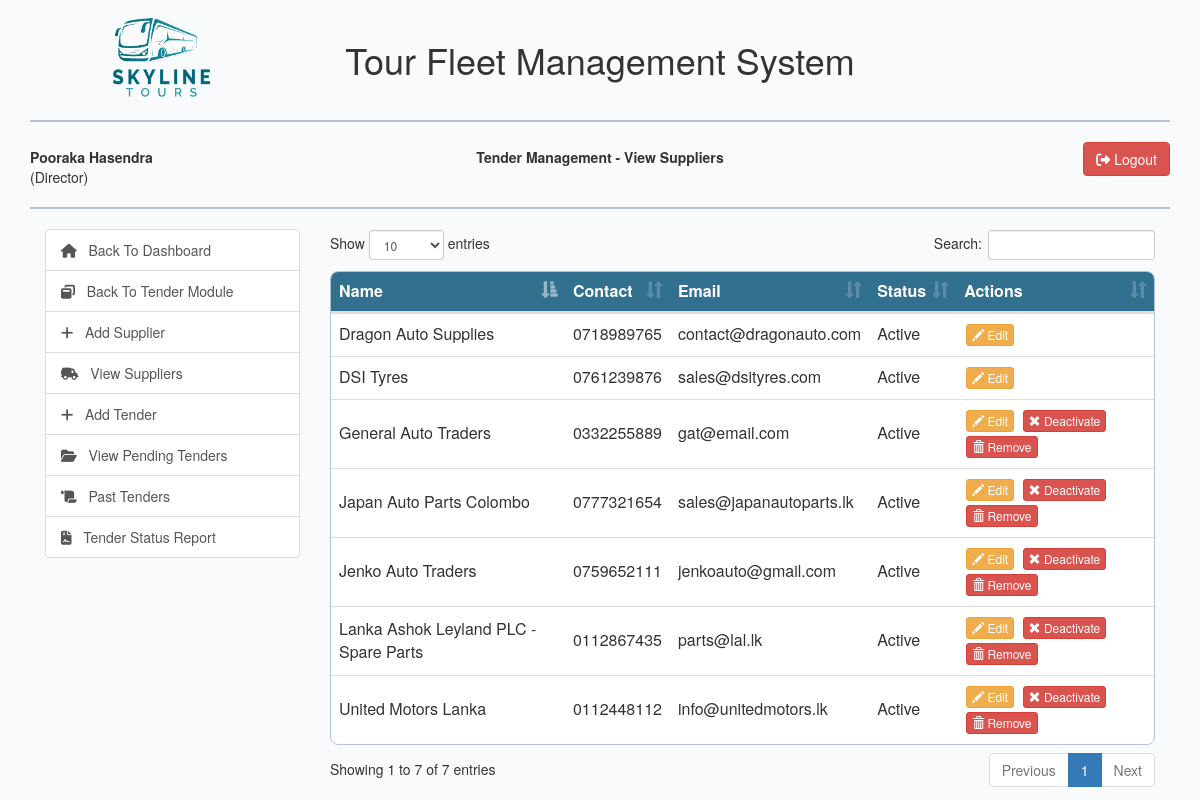
The app's page /view/view-suppliers.php (signed in), older data.
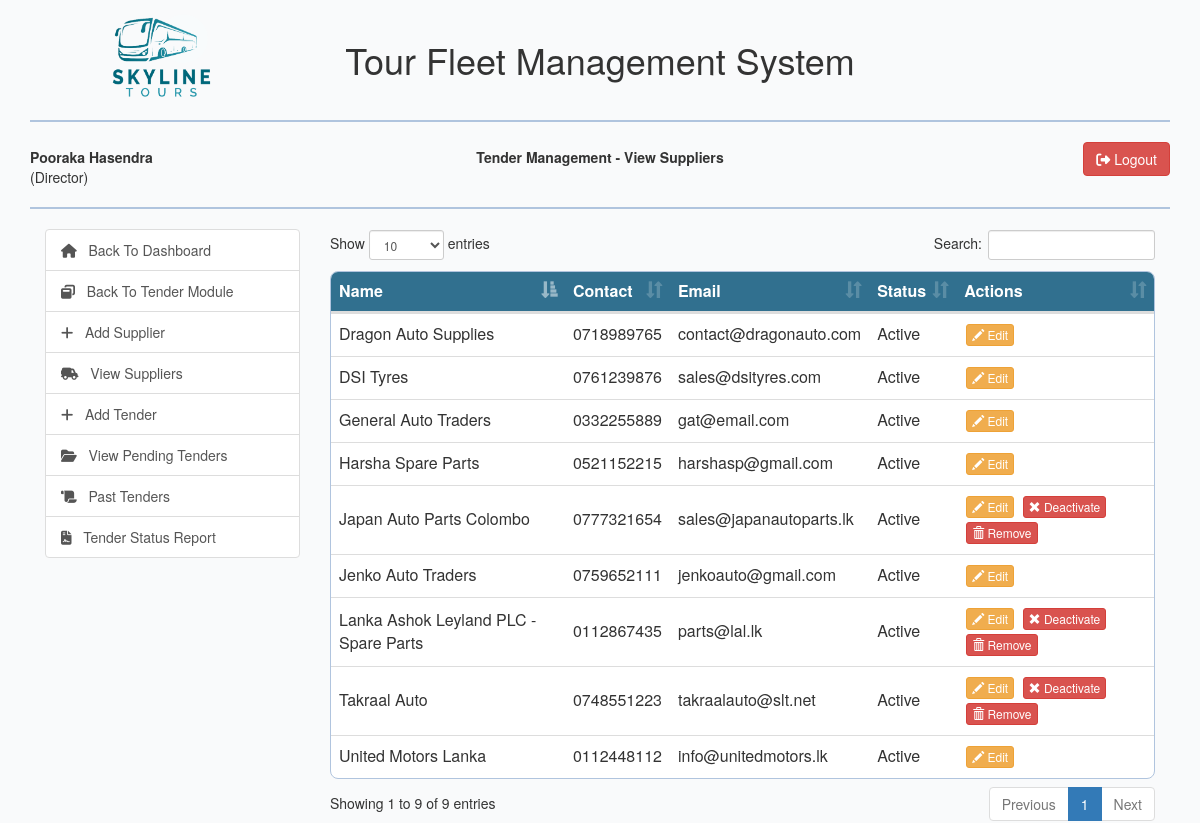
The same page, newer data.
### tables this page shows
CREATE TABLE `supplier` (
  `supplier_id` int(10) NOT NULL,
  `supplier_name` varchar(255) NOT NULL,
  `supplier_contact` varchar(10) NOT NULL,
  `supplier_email` varchar(255) NOT NULL,
  `supplier_status` int(10) NOT NULL DEFAULT 1 COMMENT '-1=removed,0=deactivated, 1=Active '
);

### model/supplier_model.php (called while the page is built, shortened)
<?php
class Supplier{
    public function getSuppliers(){
        $con = $GLOBALS["con"];
        $sql = "SELECT * FROM supplier WHERE supplier_status!='-1'";
        $result = $con->query($sql) or die($con->error);
        return $result;
    }
    public function checkIfASupplierHasBidsInAnActiveTender($supplierId) {
        $con = $GLOBALS["con"];
        $sql = "SELECT COUNT(*) AS bid_count
        FROM bid b JOIN tender t ON b.tender_id = t.tender_id
        WHERE b.supplier_id=? AND t.tender_status IN ('1', '2')";
        $stmt = $con->prepare($sql);
        $stmt->bind_param("i", $supplierId);
        $stmt->execute();
        $result = $stmt->get_result();
        $row = $result->fetch_assoc();
        return $row['bid_count'] > 0;
    }
}

### view/view-suppliers.php (the view, shortened to what this page needs)
<?php
include_once '../model/supplier_model.php';
$supplierObj = new Supplier();
$supplierResult = $supplierObj->getSuppliers();
?>
<html lang="en">
<head>
    <?php include_once "../includes/bootstrap_css_includes.php"?>
</head>
<body>
    <div class="container">
        <?php include_once "../includes/header_row_includes.php";?>
        <div class="col-md-3">
            <?php include_once "../includes/tender_functions.php"; ?>
        </div>
        <div class="col-md-9">
            <div class="row">
                <div class="col-md-6 col-md-offset-3" id="msg" >
                </div>
            </div>
            <div class="row">
                <div class="col-md-12">
                    <table class="table" id="suppliertable">
                        <thead>
                            <tr>
                                <th>Name</th>
                                <th>Contact</th>
                                <th>Email</th>
                                <th>Status</th>
                                <th>Actions</th>
                            </tr>
                        </thead>
                        <tbody>
                            <?php while($supplierRow = $supplierResult->fetch_assoc()){
                                $supplierHasActiveTenders = $supplierObj->checkIfASupplierHasBidsInAnActiveTender($supplierRow['supplier_id']);
                                $supplierStatus = match((int)$supplierRow['supplier_status']){
                                    -1=>"Removed",
                                    0=>"Deactivated",
                                    1=>"Active",
                                };
                                ?>
                            <tr>
                                <td><?php echo $supplierRow['supplier_name'];?></td>
                                <td><?php echo $supplierRow['supplier_contact'];?></td>
                                <td><?php echo $supplierRow['supplier_email'];?></td>
                                <td><?php echo $supplierStatus;?></td>
                                <td>
                                    <a href="edit-supplier.php?supplier_id=<?php echo base64_encode($supplierRow['supplier_id']);?>"
                                       class="btn btn-xs btn-warning" style="margin:2px;display:<?php echo checkPermissions(63); ?>">
                                        <span class="glyphicon glyphicon-pencil"></span>
                                        Edit
                                    </a>
                                    <?php if($supplierRow['supplier_status']==1 && !$supplierHasActiveTenders){?>
                                    <a href="../controller/supplier_controller.php?status=deactivate_supplier&supplier_id=<?php echo base64_encode($supplierRow['supplier_id']);?>"
                                       class="btn btn-xs btn-danger deactivate-supplier-btn" style="margin:2px;display:<?php echo checkPermissions(65); ?>">
                                        <span class="glyphicon glyphicon-remove"></span>
                                        Deactivate
                                    </a>
                                    <?php } ?>
                                    <?php if(!$supplierHasActiveTenders){?>
                                    <a href="../controller/supplier_controller.php?status=remove_supplier&supplier_id=<?php echo base64_encode($supplierRow['supplier_id']);?>"
                                       class="btn btn-xs btn-danger remove-supplier-btn" style="margin:2px;display:<?php echo checkPermissions(66); ?>">
                                        <span class="glyphicon glyphicon-trash"></span>
                                        Remove
                                    </a>
                                    <?php } ?>
                                </td>
                            </tr>
                            <?php } ?>
                        </tbody>
                    </table>
                </div>
            </div>
        </div>
    </div>
</body>
</html>

Row changes from the older to the newer data that the page shows:
shown differently, row unchanged: supplier "United Motors Lanka": no longer shows "Deactivate Remove"
shown differently, row unchanged: supplier "General Auto Traders": no longer shows "Deactivate Remove"
shown differently, row unchanged: supplier "Jenko Auto Traders": no longer shows "Deactivate Remove"
added supplier: supplier_name "Harsha Spare Parts", supplier_contact "0521152215", supplier_email "harshasp@gmail.com", supplier_status "Active"
added supplier: supplier_name "Takraal Auto", supplier_contact "0748551223", supplier_email "takraalauto@slt.net", supplier_status "Active"
Text that changed along with them:
text written by a page script: "Show entries Search: Showing 1 to 7 of 7 entries Previous 1 Next" → "Show entries Search: Showing 1 to 9 of 9 entries Previous 1 Next"
